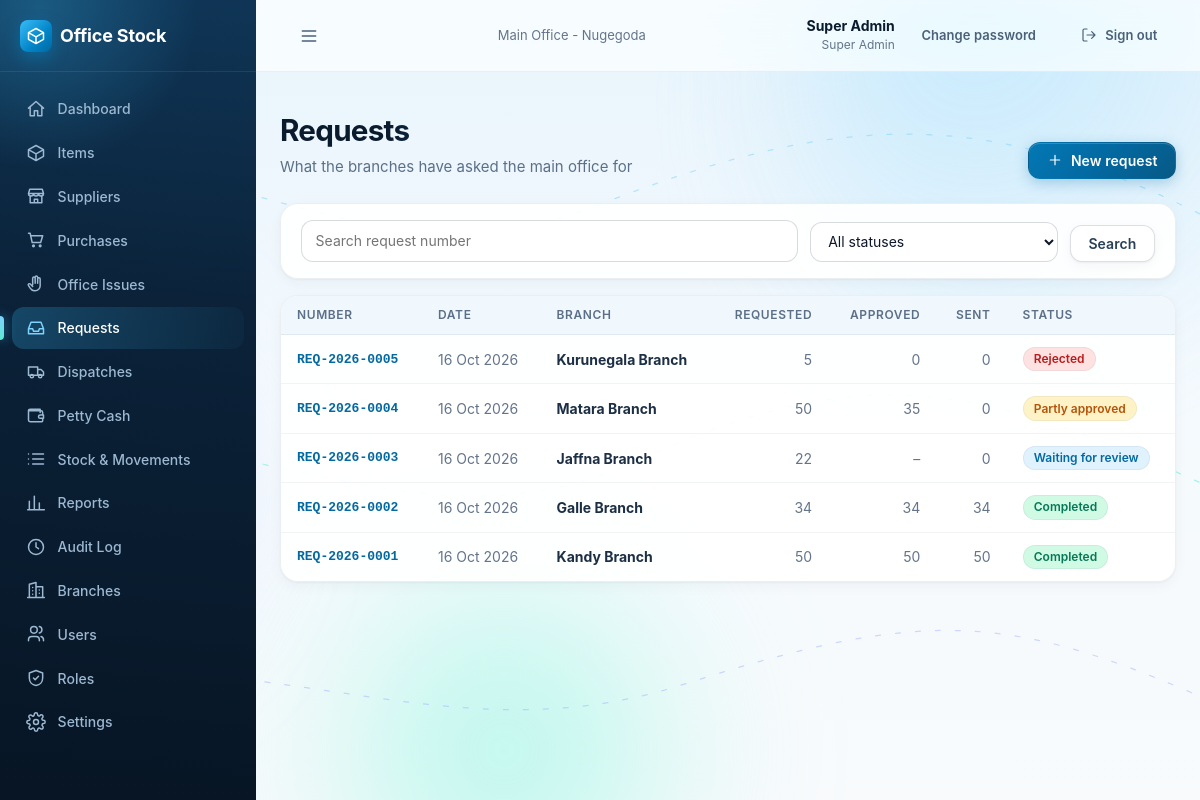
Page /requests/ (signed in) on the committed database.
### accounts/models.py (models this page shows, shortened)
class User(AbstractBaseUser):
    name = models.CharField(max_length=120)
    email = models.EmailField(unique=True)
    role = models.CharField(max_length=40)
    permissions = models.JSONField(null=True, blank=True, default=None)
    branch = models.ForeignKey(Branch, on_delete=models.PROTECT, related_name='users')
    active = models.BooleanField(default=True)
    failed_logins = models.PositiveSmallIntegerField(default=0)
    locked_until = models.DateTimeField(null=True, blank=True)
    created_at = models.DateTimeField(auto_now_add=True)
    updated_at = models.DateTimeField(auto_now=True)
    USERNAME_FIELD = 'email'
    REQUIRED_FIELDS = ['name']
    objects = UserManager()
    class Meta:
        ordering = ['name']
    @property
    def role_def(self):
        if not hasattr(self, '_role_def'):
            if self.role == SUPER_ADMIN_ROLE['key']:
                self._role_def = SUPER_ADMIN_ROLE
            else:
                r = Role.objects.filter(key=self.role).first()
                self._role_def = r.as_def() if r else None
        return self._role_def
    @property
    def role_name(self):
        return (self.role_def or {}).get('name') or self.role

class Branch(models.Model):
    name = models.CharField(max_length=120)
    code = models.CharField(max_length=10, unique=True)
    type = models.CharField(max_length=10, choices=[(BRANCH_TYPES.MAIN, 'Main office'), (BRANCH_TYPES.BRANCH, 'Branch')],
                            default=BRANCH_TYPES.BRANCH)
    address = models.CharField(max_length=250, blank=True, default='')
    phone = models.CharField(max_length=40, blank=True, default='')
    active = models.BooleanField(default=True)
    created_at = models.DateTimeField(auto_now_add=True)
    updated_at = models.DateTimeField(auto_now=True)
    class Meta:
        ordering = ['type', 'name']
        constraints = [
            models.UniqueConstraint(fields=['type'], condition=models.Q(type=BRANCH_TYPES.MAIN), name='one_main_office'),
        ]

### branchops/models.py (models this page shows, shortened)
class Request(models.Model):
    number = models.CharField(max_length=30, unique=True)  # REQ-2026-0001
    branch = models.ForeignKey('accounts.Branch', on_delete=models.PROTECT, related_name='+')
    status = models.CharField(max_length=20, choices=choices(REQUEST_STATUS), default=REQUEST_STATUS.SUBMITTED)
    notes = models.CharField(max_length=300, blank=True, default='')
    requested_by = models.ForeignKey(settings.AUTH_USER_MODEL, on_delete=models.PROTECT, related_name='+')
    reviewed_by = models.ForeignKey(settings.AUTH_USER_MODEL, null=True, blank=True, on_delete=models.PROTECT, related_name='+')
    reviewed_at = models.DateTimeField(null=True, blank=True)
    created_at = models.DateTimeField(auto_now_add=True)
    updated_at = models.DateTimeField(auto_now=True)
    class Meta:
        ordering = ['-created_at']
        indexes = [
            models.Index(fields=['branch', 'status', '-created_at']),
            models.Index(fields=['status', '-created_at']),
        ]

### branchops/views.py (the view)
# urls.py: path('requests/', views.request_list, name='request_list'),
@permission_required(*VIEW_REQUESTS)
@branch_module_required
def request_list(request):
    user = request.user
    search, status = request.GET.get('q', '').strip(), request.GET.get('status', '')
    qs = Request.objects.select_related('branch').prefetch_related('lines')
    if is_branch_side(user):
        qs = qs.filter(branch_id=user.branch_id)
    if status in REQUEST_STATUS_LABELS:
        qs = qs.filter(status=status)
    if search:
        qs = qs.filter(number__icontains=search)
    rows = [_request_model(r) for r in qs.order_by('-created_at')]
    return render(request, 'branchops/request_list.html', {
        'rows': rows, 'statuses': REQUEST_STATUS_LABELS, 'f': {'q': search, 'status': status},
        'filters_on': bool(search or status), 'show_branch': not is_branch_side(user),
        'can_raise': has_any(user, ['requests.create'])})

### branchops/views.py (called while the page is built)
def _request_model(r):
    lines = list(r.lines.all())
    return {'r': r, 'lines': lines, 'total_requested': sum(l.quantity_requested for l in lines),
            'total_approved': sum(l.quantity_approved or 0 for l in lines),
            'total_dispatched': sum(l.quantity_dispatched or 0 for l in lines)}

### core/context_processors.py (called while the page is built)
def app(request):
    ctx = {}
    user = getattr(request, 'user', None)
    if user is None or not user.is_authenticated:
        return ctx
    settings = Setting.get()
    ctx['app_settings'] = settings
    perms = getattr(request, 'perms', [])
    nav = []
    path = request.path
    for n in visible_nav(user, perms, settings.branch_module_enabled):
        try:
            url = reverse(n['url'])
        except NoReverseMatch:
            continue
        active = path == url if n.get('exact') else path.startswith(n['match'])
        nav.append({**n, 'href': url, 'active': active})
    ctx.update({
        'nav': nav,
        'perm': {p.replace('.', '_'): (p in perms) for p in ALL_PERMISSIONS},
        'is_branch_side': side_of(user) == 'branch',
        'is_super_admin': user.role == 'super_admin',
    })
    return ctx

### core/models.py (called while the page is built)
    @classmethod
    def get(cls):
        obj = cls.objects.filter(key='app').first()
        if obj:
            return obj
        try:
            with transaction.atomic():
                return cls.objects.create(key='app')
        except IntegrityError:
            return cls.objects.get(key='app')

### core/permissions.py (called while the page is built)
def side_of(user, role_def=None):
    role_def = role_def if role_def is not None else getattr(user, 'role_def', None)
    return (role_def or {}).get('side') or SIDES.MAIN

def is_branch_side(user, role_def=None):
    return side_of(user, role_def) == SIDES.BRANCH

def effective_permissions(user, role_def=None):
    if user.role == ROLES.SUPER_ADMIN:
        return list(ALL_PERMISSIONS)
    if isinstance(user.permissions, (list, tuple)):
        return list(user.permissions)
    role_def = role_def if role_def is not None else getattr(user, 'role_def', None)
    return list((role_def or {}).get('permissions') or [])

def has_any(user, perms):
    have = effective_permissions(user)
    return any(p in have for p in perms)

### core/templatetags/ui.py (called while the page is built)
@register.simple_tag
def icon(name, css='icon'):
    return format_html('<svg viewBox="0 0 24 24" fill="none" stroke="currentColor" stroke-width="1.8" stroke-linecap="round" '
                       'stroke-linejoin="round" class="{}" aria-hidden="true"><path d="{}"/></svg>', css, ICON_PATHS.get(name, ''))

### branchops/templates/branchops/request_list.html (shortened to what this page needs)
{% extends "base.html" %}
{% load ui %}
{% block content %}
<div class="page-header">
  <div><h1>Requests</h1><p>{% if show_branch %}What the branches have asked the main office for{% else %}Ask the main office for the items your branch needs{% endif %}</p></div>
  {% if can_raise %}<a class="btn" href="{% url 'branchops:request_create' %}">{% icon 'plus' 'icon icon-sm' %} New request</a>{% endif %}
</div>
<form method="get" class="card" style="margin-bottom:1rem"><div class="filters">
  <div class="field grow"><input type="search" name="q" value="{{ f.q }}" placeholder="Search request number" aria-label="Search requests"></div>
  <div class="field"><select name="status" aria-label="Status" onchange="this.form.submit()"><option value="">All statuses</option>
    {% for value, s in statuses.items %}<option value="{{ value }}" {% if f.status == value %}selected{% endif %}>{{ s.label }}</option>{% endfor %}</select></div>
  <button class="btn btn-secondary" type="submit">Search</button>
</div></form>
{% if not rows %}
  <div class="card empty"><h3>{% if filters_on %}No requests match your filters{% else %}No requests yet{% endif %}</h3>
  <p>{% if filters_on %}Try clearing the search or filter.{% elif can_raise %}Ask the main office for items your branch needs.{% else %}Requests from branches appear here.{% endif %}</p>
  {% if not filters_on and can_raise %}<p><a class="btn" href="{% url 'branchops:request_create' %}">Make the first request</a></p>{% endif %}</div>
{% else %}
<div class="card table-wrap"><table class="data">
  <thead><tr><th>Number</th><th>Date</th>{% if show_branch %}<th>Branch</th>{% endif %}<th class="num">Requested</th><th class="num">Approved</th><th class="num">Sent</th><th>Status</th></tr></thead>
  <tbody>{% for x in rows %}
    <tr><td class="nowrap mono small"><a href="{% url 'branchops:request_detail' x.r.pk %}"><b>{{ x.r.number }}</b></a></td>
    <td class="nowrap muted">{{ x.r.created_at|fdate }}</td>
    {% if show_branch %}<td><b>{{ x.r.branch.name }}</b></td>{% endif %}
    <td class="num muted">{{ x.total_requested }}</td>
    <td class="num muted">{% if x.r.status == 'submitted' %}–{% else %}{{ x.total_approved }}{% endif %}</td>
    <td class="num muted">{{ x.total_dispatched }}</td>
    <td>{% status_badge 'request' x.r.status %}</td></tr>
  {% endfor %}</tbody>
</table></div>
{% endif %}
{% endblock %}

### templates/base.html (shortened to what this page needs)
{% load static ui %}<!doctype html>
<html lang="en">
<head>
  <link rel="stylesheet" href="{% static 'css/app.css' %}">
  <link rel="stylesheet" href="{% static 'css/premium.css' %}">
</head>
<body>
<div class="ambient" aria-hidden="true">
  <span class="blob b1" data-parallax="0.10"><i></i></span>
  <span class="blob b2" data-parallax="-0.07"><i></i></span>
  <span class="blob b3" data-parallax="0.05"><i></i></span>
</div>
<div class="shell">
  <aside class="sidebar" id="sidebar">
    <div class="brand"><div class="brand-mark">{% icon 'box' %}</div><span class="brand-name">Office Stock</span></div>
    <nav class="nav" aria-label="Main">
      {% for n in nav %}<a href="{{ n.href }}" class="{% if n.active %}active{% endif %}">{% icon n.icon %}{{ n.label }}</a>{% endfor %}
    </nav>
  </aside>
  <div class="main-col">
    <header class="topbar">
      <button class="btn btn-ghost menu-btn" type="button" data-nav-open aria-label="Open menu">{% icon 'menu' %}</button>
      <div class="branch-name muted small">{{ request.user.branch.name }}</div>
      <div class="topbar-right">
        <div class="who"><b>{{ request.user.name }}</b><span>{{ request.user.role_name }}</span></div>
        <a class="btn btn-ghost btn-sm" href="{% url 'accounts:change_password' %}">Change password</a>
        <form method="post" action="{% url 'accounts:logout' %}" class="inline">{% csrf_token %}
          <button class="btn btn-ghost btn-sm" type="submit">{% icon 'logout' 'icon icon-sm' %}<span class="hide-sm">Sign out</span></button>
        </form>
      </div>
    </header>
    <main class="content">
      {% block content %}{% endblock %}
    </main>
  </div>
</div>
</body>
</html>

### rows in the picture
User: user.branch.name "Main Office - Nugegoda", user.name "Super Admin", user.role_name "Super Admin"
Request: r.number "REQ-2026-0005", r.created_at|fdate "16 Oct 2026", r.branch.name "Kurunegala Branch", total_requested "5", total_approved "0", total_dispatched "0", status "Rejected"
Request: r.number "REQ-2026-0004", r.created_at|fdate "16 Oct 2026", r.branch.name "Matara Branch", total_requested "50", total_approved "35", total_dispatched "0", status "Partly approved"
Request: r.number "REQ-2026-0003", r.created_at|fdate "16 Oct 2026", r.branch.name "Jaffna Branch", total_requested "22", total_dispatched "0", status "Waiting for review"
Request: r.number "REQ-2026-0002", r.created_at|fdate "16 Oct 2026", r.branch.name "Galle Branch", total_requested "34", total_approved "34", total_dispatched "34", status "Completed"
Request: r.number "REQ-2026-0001", r.created_at|fdate "16 Oct 2026", r.branch.name "Kandy Branch", total_requested "50", total_approved "50", total_dispatched "50", status "Completed"

### other values in the picture
{{ n.label }} "Dashboard" "Items" "Suppliers" "Purchases" "Office Issues" "Requests" "Dispatches" "Petty Cash" "Stock & Movements" "Reports" "Audit Log" "Branches" "Users" "Roles" "Settings"
